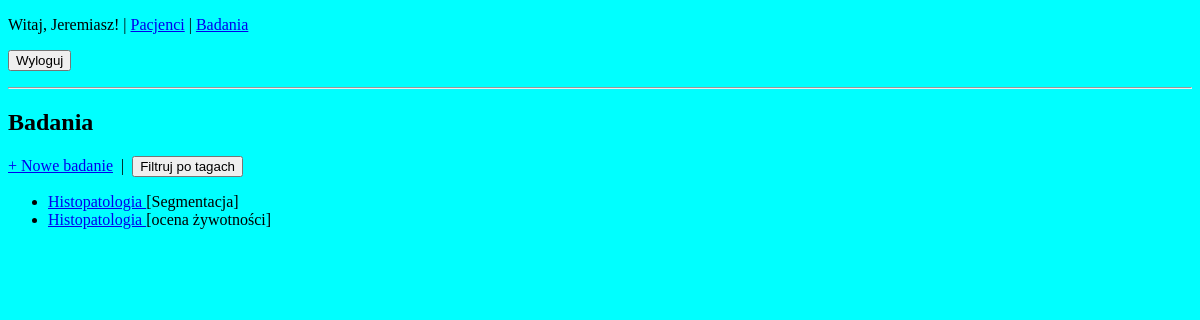
The app's page /badania/ (signed in), older data.
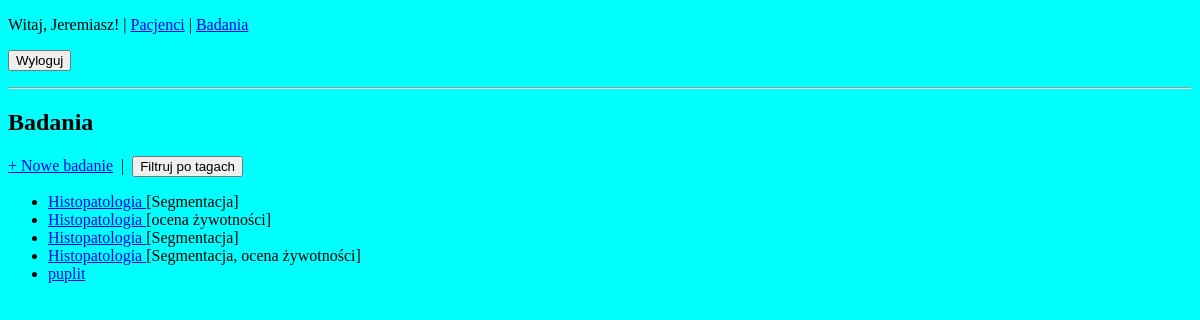
The same page, newer data.
### core/models.py (models this page shows)
class Badanie(models.Model):
    pacjent = models.ForeignKey(Pacjent, on_delete=models.CASCADE, related_name='badania')
    nazwa = models.CharField(max_length=100)
    tagi = models.ManyToManyField(Tag, related_name='badania', blank=True)
    zdjecie = models.ImageField(upload_to='badania/')
    opis = models.TextField(blank=True)
    data = models.DateTimeField(auto_now_add=True)

class Tag(models.Model):
    nazwa = models.CharField(max_length=50, unique=True)
    opis = models.TextField(blank=True)
    def __str__(self):
        return f"{self.nazwa}"

### core/views.py (the view)
# urls.py: path('badania/',   views.BadanieListView.as_view(),   name='badanie-list'),
class BadanieListView(LoginRequiredMixin, ListView):
    model = Badanie
    template_name = 'core/badanie_list.html'
    context_object_name = 'badania'
    def get_queryset(self):
        qs = super().get_queryset()
        tags = self.request.GET.getlist('tags')
        if tags:
            qs = qs.filter(tagi__in=tags).distinct()
        return qs
    def get_context_data(self, **kwargs):
        ctx = super().get_context_data(**kwargs)
        ctx['all_tags'] = Tag.objects.all()
        ctx['selected_tags'] = list(map(int, self.request.GET.getlist('tags')))
        return ctx

### core/templates/core/badanie_list.html (shortened to what this page needs)
{% extends 'core/base.html' %}
{% block content %}
  <h2>Badania</h2>
  <p>
    <a href="{% url 'core:badanie-add' %}">+ Nowe badanie</a>
    &nbsp;|&nbsp;
    <button type="button" id="toggle-filter-btn">Filtruj po tagach</button>
  </p>
  <ul>
    {% for badanie in badania %}
      <li>
        <a href="{% url 'core:badanie-detail' badanie.pk %}">
          {{ badanie.nazwa }}
        </a>
        {% if badanie.tagi.all %}
          [{{ badanie.tagi.all|join:", " }}]
        {% endif %}
      </li>
    {% empty %}
      <li>Brak badań.</li>
    {% endfor %}
  </ul>
{% endblock %}

Row changes from the older to the newer data that the page shows:
added Badanie: nazwa "Histopatologia", tagi.all "Segmentacja"
added Badanie: nazwa "Histopatologia", tagi.all "Segmentacja, ocena żywotności"
added Badanie: nazwa "puplit"
